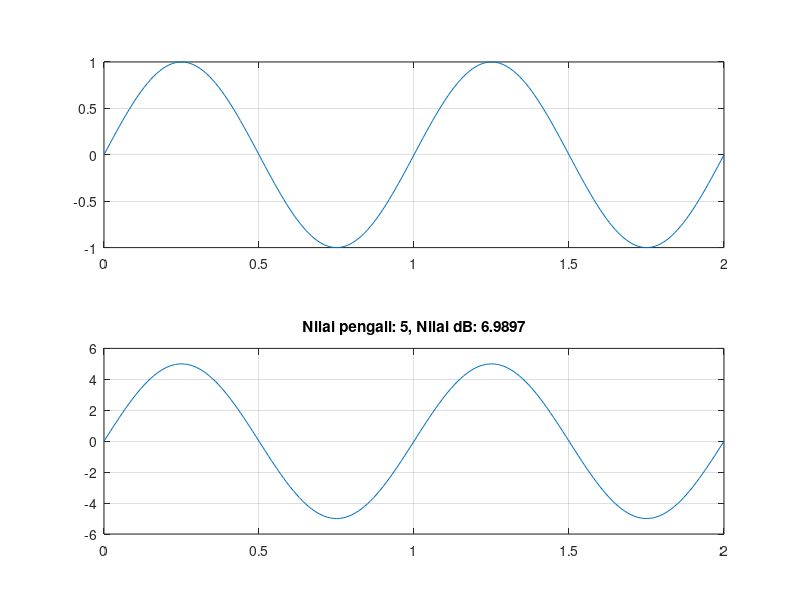

The MATLAB source for this figure:
T = 100;
t = 0:1/T:2;
f1 = 1;
y1 = sin(2 * pi * t);

subplot(2, 1, 1);
plot(t, y1);
grid on;

a = input('Nilai pengali yang anda gunakan (> 0): ');
y1_kuat = a * sin(2 * pi * t);
gain_dB = 10 * log10(a);

subplot(2, 1, 2);
plot(t, y1_kuat);
grid on;

title(['Nilai pengali: ', num2str(a), ', Nilai dB: ', num2str(gain_dB)]);
